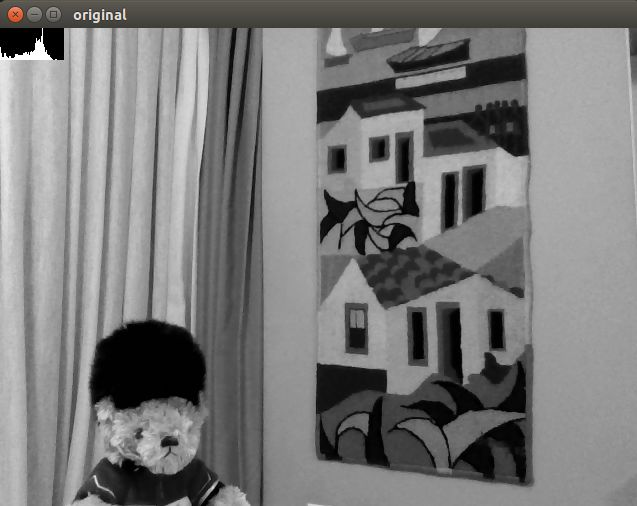
//> input picture Aula_4/original.jpg, 637 x 506 px, given in place of the camera
$ ./equalize   (built with g++ and OpenCV 4)
//> lines starting //> are read from the running program, lines starting //| are printed output that depends on the picture; after the words box and inside, x2 and y2 are one past the last pixel; in counts of white or black regions, pixels touching at a corner belong together
#include <iostream>
#include <opencv2/opencv.hpp>

using namespace cv;
using namespace std;

int main(int argc, char** argv){
  // Objetos Mat para os frames normais e normalziados e seus histogramas
  Mat image,image_equ,HistImg,HistImg_equ;

  VideoCapture cap;

  // Configuracoes do histograma
  int nbins = 64;   // Numero de elementos da abscissa
  float range[] = {0, 256}; // Range do eixo y para o calculo do histograma
  const float *histrange = { range };
  bool uniform = true;
  bool acummulate = false;

  // Inicia a captura
  cap.open(0);

  if(!cap.isOpened()){
    cout << "cameras indisponiveis";
    return -1;
  }


  // Configuracao do tamanho do histograma que sera exibido
  int histw = nbins, histh = nbins/2;
  // Objeto Mat para a exibicao do histograma
  Mat display_h(histh, histw, CV_8UC1, Scalar(0));
  Mat display_h_equ(histh, histw, CV_8UC1, Scalar(0));
  while(1){
    cap >> image;
//> image is the input picture: 506 rows x 637 cols, CV_8UC3; mean B, G, R 121, 121.4, 121.6
    cvtColor(image,image,COLOR_BGR2GRAY);
//> image: 506 rows x 637 cols, CV_8UC1
    equalizeHist(image,image_equ);  // Imagem com o histograma normalizado
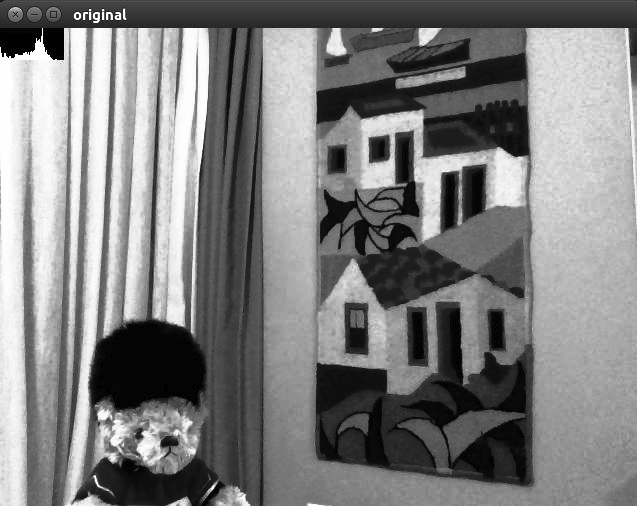
//> image_equ: 506 rows x 637 cols, CV_8UC1; min 0, max 255, mean 127.5

    // Calcula os histogramas
    calcHist(&image, 1, 0, Mat(), HistImg, 1,
             &nbins, &histrange,
             uniform, acummulate);
//> HistImg = 64 values, max 22045 at index 42, min 6 at index 60, mean 5036.3
    calcHist(&image_equ, 1, 0, Mat(), HistImg_equ, 1,
             &nbins, &histrange,
             uniform, acummulate);
//> HistImg_equ = 64 values, max 9082 at index 1, min 2236 at index 0, mean 5036.3

    // Normaliza os histogramas para ficarem entre 0 e o valor maximo de tom de
    // cinza calcualdo
    normalize(HistImg, HistImg, 0, display_h.rows, NORM_MINMAX, -1, Mat());
//> HistImg = 64 values, max 32 at index 42, min 0 at index 60, mean 7.3
    normalize(HistImg_equ, HistImg_equ, 0, display_h_equ.rows, NORM_MINMAX, -1, Mat());
//> HistImg_equ = 64 values, max 32 at index 1, min 0 at index 0, mean 13.09

    // "reseta" o histograma para o porximo frame
    display_h.setTo(Scalar(0));
    display_h_equ.setTo(Scalar(0));

    // desenha o histograma, coluna por coluna
    for(int i=0; i<nbins; i++){
      line(display_h,
           Point(i, histh),
           Point(i, histh-cvRound(HistImg.at<float>(i))),
           Scalar(255), 1, 8, 0);
      line(display_h_equ,
           Point(i, histh),
           Point(i, histh-cvRound(HistImg_equ.at<float>(i))),
           Scalar(255), 1, 8, 0);
    }
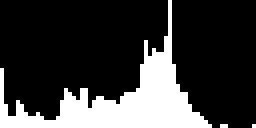
//> display_h: 32 rows x 64 cols, CV_8UC1 (shown 4 times larger); 22.7% white; 3 white regions (2 under 20 px), largest, box (x1, y1, x2, y2) and area: (0, 0, 53, 32) 461
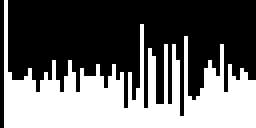
//> display_h_equ: 32 rows x 64 cols, CV_8UC1 (shown 4 times larger); 40.7% white; 1 white region, box (x1, y1, x2, y2) and area: (1, 0, 64, 32) 833

    // Desneha uma linha em preta em baixo do histograma, pra fazer uma borda
    //line(display_h_equ,Point(0, histh),Point(nbins-1, histh), Scalar(0), 1, 8, 0);


    // Exibe o histograma no topo da janela
    display_h.copyTo(image(Rect(0,0,nbins,histh)));
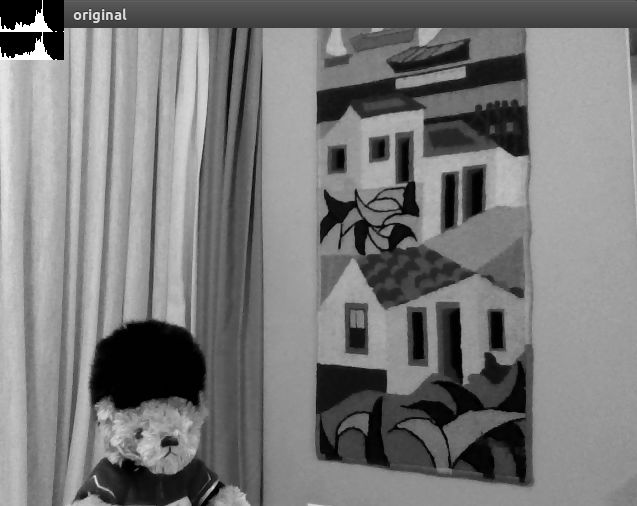
//> image: 506 rows x 637 cols, CV_8UC1; min 0, max 255, mean 121.3
    display_h_equ.copyTo(image_equ(Rect(0,0,nbins,histh)));
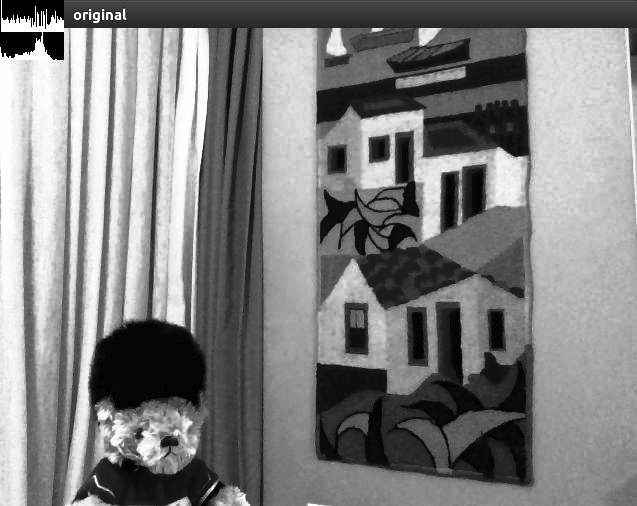
//> image_equ: 506 rows x 637 cols, CV_8UC1; 0.63% of pixels changed, all inside (x1, y1, x2, y2) = (0, 0, 64, 32)

    imshow("original", image);
    imshow("equalized", image_equ);
    if(waitKey(30) >= 0) break;
//> the Esc key is pressed
  }
  return 0;
}
